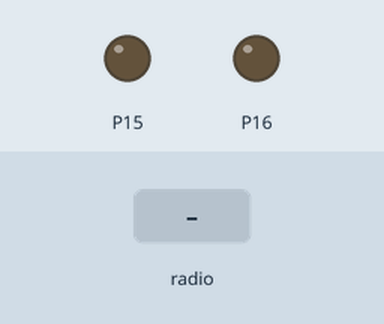
The program below on a simulated BBC micro:bit (MakeCode). Parts: output pins drawn as LEDs (lit = HIGH). The test bench sets the inputs (shaded band).

Above: at 1.2 s.
1.3 s: radio message "0" arrives
At 2.3 s:
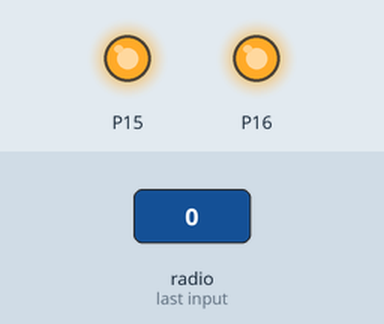
2.8 s: radio message "1" arrives
At 3.4 s:
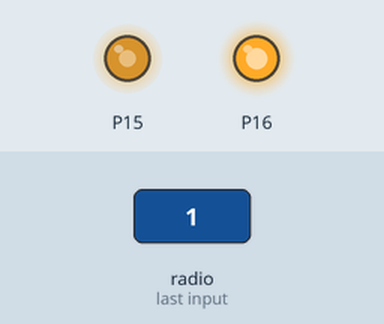
4.3 s: radio message "2" arrives
At 4.6 s:
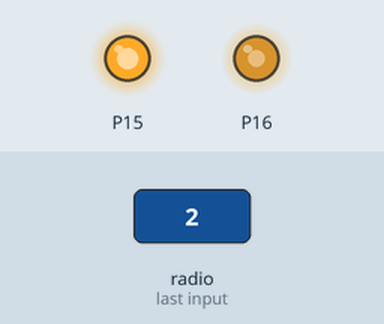
5.8 s: radio message "0" arrives
At 6.9 s:
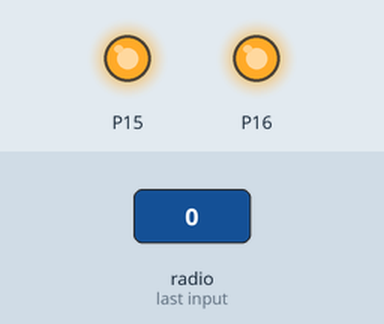
7.3 s: radio message "1" arrives
At 8.0 s:
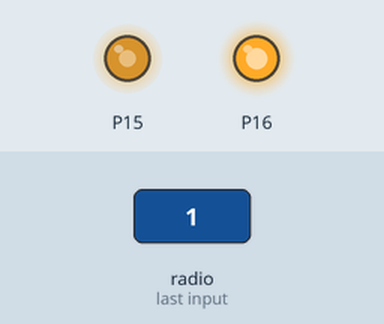
Timing chart, 0 to 9.8 s (numbered marks = the images above; inputs shaded):
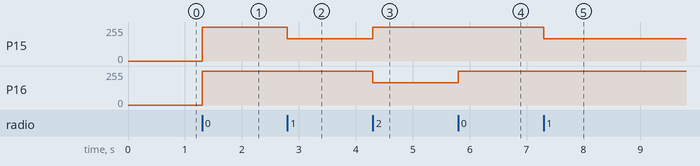

Measured:
- after the input at 1.3 s, P15, P16: 0/255 → 255/255 at once
- after the input at 2.8 s, P15: 255/255 → 166/255 at once
- after the input at 4.3 s, P15: 166/255 → 255/255 at once; P16: 255/255 → 166/255 at once
- after the input at 5.8 s, P16: 166/255 → 255/255 at once
- after the input at 7.3 s, P15: 255/255 → 166/255 at once

The program:

main.ts
```typescript
radio.onReceivedNumber(function (receivedNumber) {
    if (receivedNumber == 0) {
        pins.analogWritePin(AnalogPin.P15, 1023)
        pins.analogWritePin(AnalogPin.P16, 1023)
    } else if (receivedNumber == 1) {
        pins.analogWritePin(AnalogPin.P15, 666)
        pins.analogWritePin(AnalogPin.P16, 1023)
    } else if (receivedNumber == 2) {
        pins.analogWritePin(AnalogPin.P15, 1023)
        pins.analogWritePin(AnalogPin.P16, 666)
    } else {
        pins.analogWritePin(AnalogPin.P15, 0)
        pins.analogWritePin(AnalogPin.P16, 0)
    }
})
radio.setGroup(255)
```

test.ts
```typescript
// 在這裡測試；當此封包作為擴充功能時，將不會編譯此內容。
```
